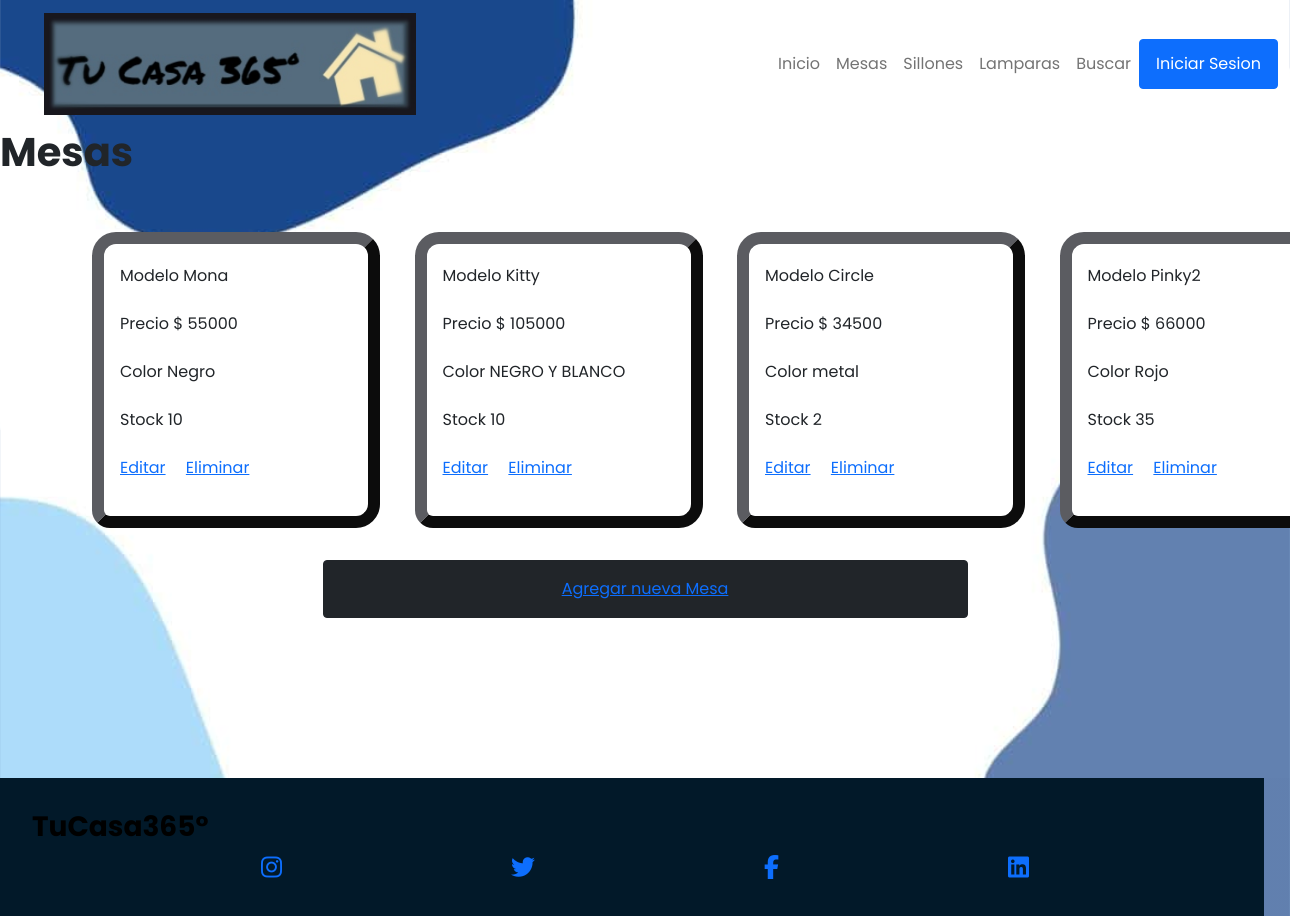
Screenshot of /AppCoder/mesas/list with the database file from the repository.
### AppCoder/models.py (models this page shows, shortened)
class Mesas(models.Model):
    nombre=models.CharField(max_length=40)
    precio = models.IntegerField()
    color= models.CharField(max_length=40)
    stock = models.IntegerField()

### AppCoder/views.py (the view)
# urls.py: path('mesas/list', views.MesaList.as_view(), name='List'), #ok
class MesaList(ListView):
      model = Mesas
      template_name = "AppCoder/mesa_list.html"

### AppCoder/templates/AppCoder/mesa_list.html
{% extends "AppCoder/padre.html" %}
{% load static %}
{% block contenidoQueCambia %}
<h1>Mesas</h1>
        <div class='container-fluid'>
            <div class="row">
                    {% for mesa in object_list %}
                    <div class="col-sm-6 col-md-6 col-lg-3">
                        <div class="card" id="card" style="width: 18rem;">
                            <div class="card-body">
                                <p>Modelo {{mesa.nombre}}</p>
                                <p>Precio $ {{mesa.precio}}</p>
                                <p>Color {{mesa.color}}</p>
                                <p>Stock {{mesa.stock}}</p>
                                <P>
                                    <a href="{% url 'Editar' mesa.id %}" class="card-link"> Editar</a>
                                    <a href="{% url 'Eliminar' mesa.id %}" class="card-link"> Eliminar</a>
                                </P>
                            </div>
                        </div>
                    </div>
                {% endfor %}
            </div>
        </div>
        <div class="d-grid gap-2 col-6 mx-auto marginTop">
            <button class="btn  btn-dark" type="button">
                <a href="{% url 'MesaFormulario' %}">Agregar nueva Mesa</a>
            </button>
        </div>
{% endblock %}

### rows the page displays
Mesas: nombre "Mona", precio "55000", color "Negro", stock "10"
Mesas: nombre "Kitty", precio "105000", color "NEGRO Y BLANCO", stock "10"
Mesas: nombre "Circle", precio "34500", color "metal", stock "2"
Mesas: nombre "Pinky2", precio "66000", color "Rojo", stock "35"
